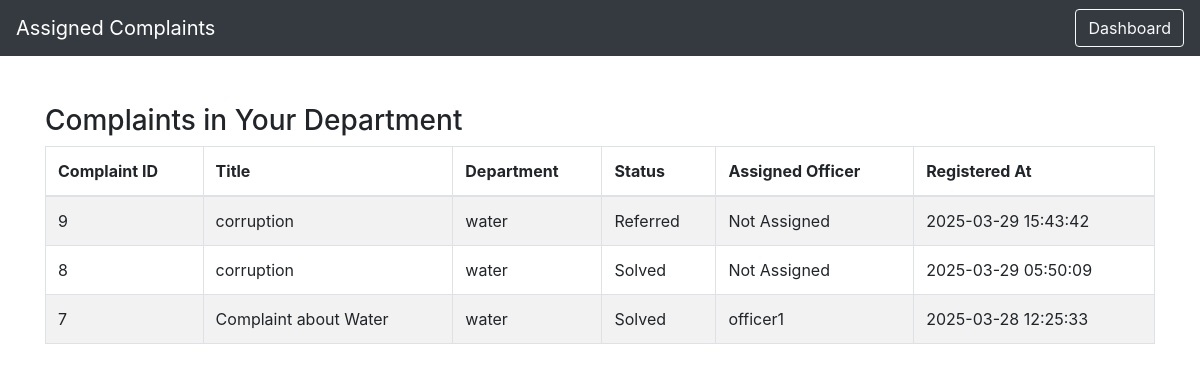
The app's page /depthead/view_assigned_complaints.php (signed in) with its own data.
### tables this page shows
CREATE TABLE `complaints` (
  `id` int(11) NOT NULL,
  `citizen_id` int(11) NOT NULL,
  `department_id` int(11) NOT NULL,
  `title` varchar(255) NOT NULL,
  `description` text NOT NULL,
  `status` enum('registered','in_progress','solved','referred') DEFAULT 'registered',
  `priority` enum('top','medium','normal','low') DEFAULT 'normal',
  `officer_id` int(11) DEFAULT NULL,
  `dept_head_id` int(11) DEFAULT NULL,
  `referred_by` int(11) DEFAULT NULL,
  `referred_at` timestamp NULL DEFAULT NULL,
  `remarks` text DEFAULT NULL,
  `response` text DEFAULT NULL,
  `review_rating` int(11) DEFAULT NULL,
  `review_feedback` text DEFAULT NULL,
  `ai_summary_complaint` text DEFAULT NULL,
  `ai_summary_response` text DEFAULT NULL,
  `target_id` int(11) DEFAULT NULL,
  `target_role` enum('officer','dept_head') DEFAULT NULL,
  `created_at` timestamp NOT NULL DEFAULT current_timestamp(),
  `updated_at` timestamp NOT NULL DEFAULT current_timestamp() ON UPDATE current_timestamp()
);

CREATE TABLE `departments` (
  `id` int(11) NOT NULL,
  `name` varchar(100) NOT NULL,
  `description` text DEFAULT NULL,
  `created_at` timestamp NOT NULL DEFAULT current_timestamp()
);

CREATE TABLE `users` (
  `id` int(11) NOT NULL,
  `name` varchar(100) NOT NULL,
  `email` varchar(100) NOT NULL,
  `password` varchar(255) NOT NULL,
  `role` enum('citizen','officer','dept_head','admin') NOT NULL,
  `department_id` int(11) DEFAULT NULL,
  `created_at` timestamp NOT NULL DEFAULT current_timestamp()
);

### depthead/view_assigned_complaints.php (the view, shortened to what this page needs)
<?php
include('../config.php');
$dept_head_id = $_SESSION['dept_head_id'];
$sql = "SELECT c.*, d.name as dept_name, u.name as officer_name
        FROM complaints c
        LEFT JOIN departments d ON c.department_id = d.id
        LEFT JOIN users u ON c.officer_id = u.id
        WHERE c.dept_head_id = '$dept_head_id'
        ORDER BY c.created_at DESC";
$result = $conn->query($sql);
?>
<!DOCTYPE html>
<html lang="en">
<head>
  <link rel="stylesheet" href="https://stackpath.bootstrapcdn.com/bootstrap/4.5.2/css/bootstrap.min.css">
</head>
<body>
  <nav class="navbar navbar-expand-lg navbar-dark bg-dark">
    <span class="navbar-brand">Assigned Complaints</span>
    <div class="ml-auto">
      <a href="dept_head_dashboard.php" class="btn btn-outline-light">Dashboard</a>
    </div>
  </nav>
  <div class="container mt-5">
    <h3>Complaints in Your Department</h3>
    <?php if ($result && $result->num_rows > 0) { ?>
      <table class="table table-bordered table-striped">
        <thead>
          <tr>
            <th>Complaint ID</th>
            <th>Title</th>
            <th>Department</th>
            <th>Status</th>
            <th>Assigned Officer</th>
            <th>Registered At</th>
          </tr>
        </thead>
        <tbody>
          <?php while ($row = $result->fetch_assoc()) { ?>
            <tr>
              <td><?php echo $row['id']; ?></td>
              <td><?php echo htmlspecialchars($row['title']); ?></td>
              <td><?php echo htmlspecialchars($row['dept_name']); ?></td>
              <td><?php echo ucfirst($row['status']); ?></td>
              <td><?php echo ($row['officer_name']) ? htmlspecialchars($row['officer_name']) : 'Not Assigned'; ?></td>
              <td><?php echo $row['created_at']; ?></td>
            </tr>
          <?php } ?>
        </tbody>
      </table>
    <?php } else {
      echo "<div class='alert alert-info'>No complaints found.</div>";
    } ?>
  </div>
</body>
</html>

### records on screen
complaints: id "9", title "corruption", department.name "water", status "Referred", shows "Not Assigned", created_at "2025-03-29 15:43:42"
complaints: id "8", title "corruption", department.name "water", status "Solved", shows "Not Assigned", created_at "2025-03-29 05:50:09"
complaints: id "7", title "Complaint about Water", department.name "water", status "Solved", officer.name "officer1", created_at "2025-03-28 12:25:33"
